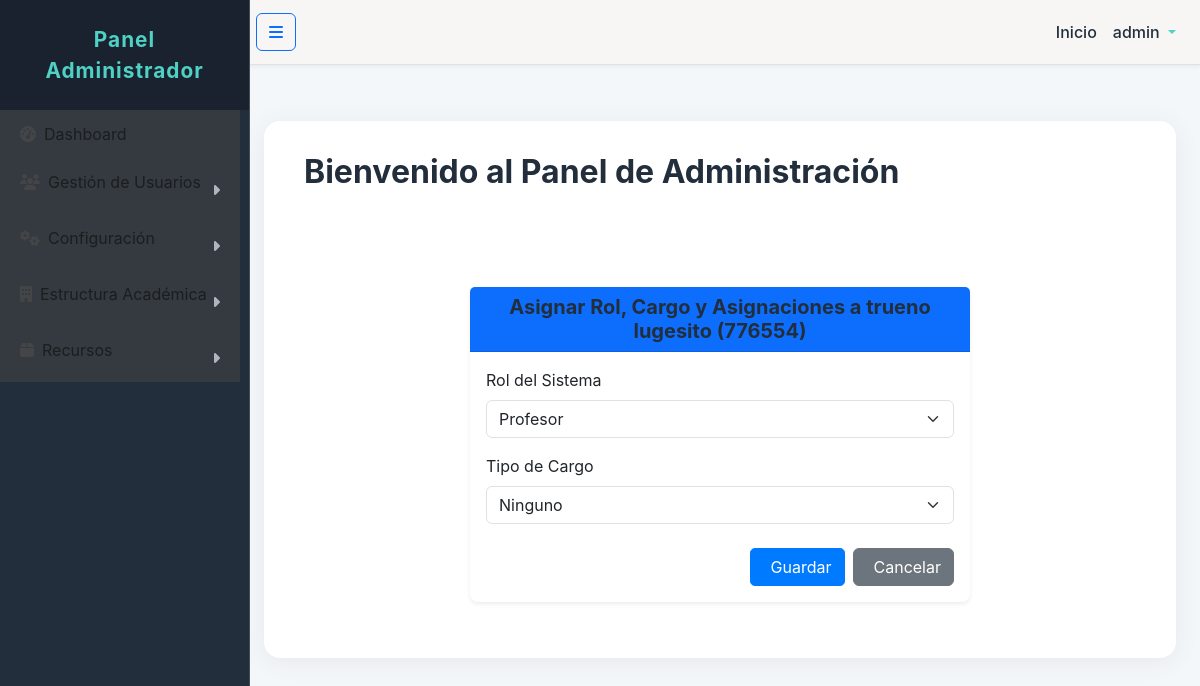
The page /administrador/asignar_rol/7/ (signed in) on the database as committed earlier.
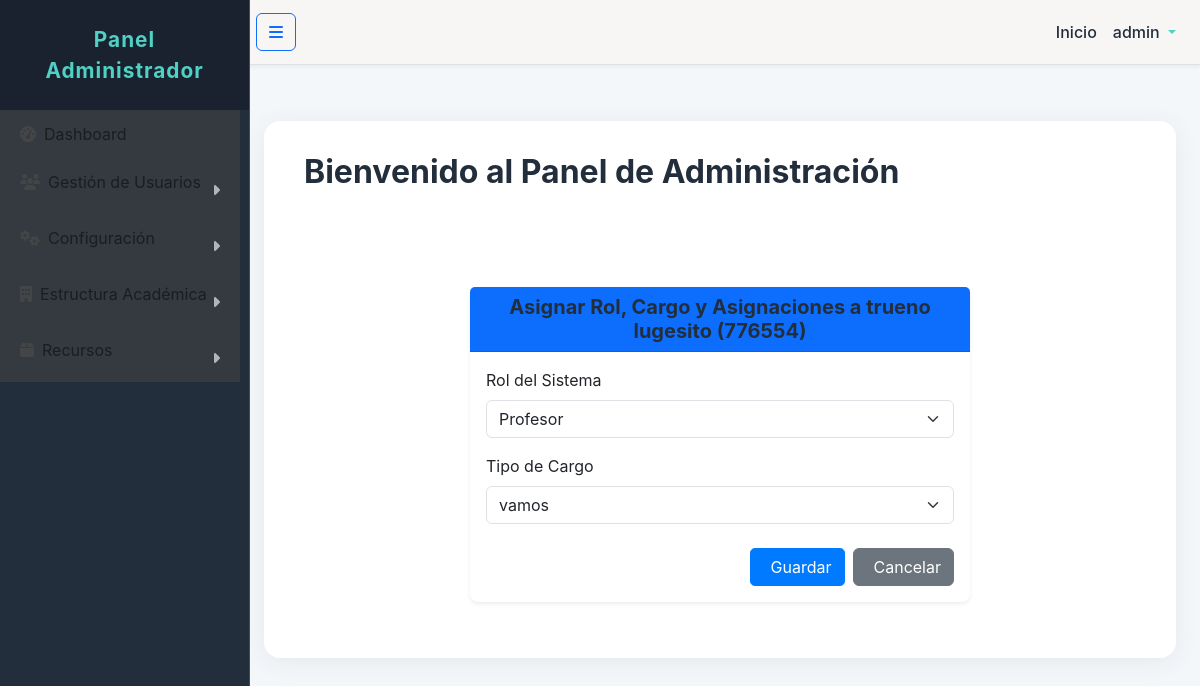
The same page on the database as committed later.
### accounts/models.py (models this page shows, shortened)
class Usuario(AbstractUser):
    ROLES = [
        ('admin', 'Administrador'),
        ('coordinador', 'Coordinador'),
        ('profesor', 'Profesor'),
        ('operativo', 'Operativo'),
        ('super_admin', 'Super Administrador'),
    ]
    rol = models.CharField("Rol del Sistema", max_length=20, choices=ROLES, default='profesor')
    cargo = models.ForeignKey(
        Cargo,
        on_delete=models.SET_NULL, # Si el Cargo se borra, este campo se pone a NULL
        null=True,
        blank=True,
        related_name='usuarios_con_este_cargo',
        verbose_name="Tipo de Cargo"
    )
    departamento_asignado = models.ForeignKey(
        Departamento,
        on_delete=models.SET_NULL,
        null=True,
        blank=True,
        related_name='jefes_coordinadores',
        verbose_name="Departamento Asignado (si aplica)"
    )
    carrera_asignada = models.ForeignKey(
        Carrera, # ESTO SIGUE APUNTANDO A TU MODELO CARRERA ACTUALIZADO
        on_delete=models.SET_NULL,
        null=True,
        blank=True,
        related_name='directores_coordinadores',
        verbose_name="Carrera Asignada (si aplica)"
    )
    cedula = models.CharField("Cédula", max_length=20, unique=True, null=True, blank=True)
    telefono_movil = models.CharField("Teléfono Móvil", max_length=15, blank=True, null=True)
    class Meta:
        verbose_name = "Usuario"
        verbose_name_plural = "Usuarios"
    @property
    def is_coordinador(self):
        return self.rol == 'coordinador'
    def has_permission(self, permission_name, obj=None):
        if self.is_superuser:
            return True

### administrador/views.py (the view, shortened to what this page needs)
# urls.py: path('asignar_rol/<int:user_id>/', views.asignar_rol, name='asignar_rol'),
@login_required
@user_passes_test(lambda u: u.has_permission(PERMISSIONS.MANAGE_USERS))
def asignar_rol(request, user_id):
    user_to_edit = get_object_or_404(User, pk=user_id)
    if request.user.pk == user_to_edit.pk and not request.user.is_superuser:
        messages.error(request, "No puedes modificar tu propio rol, cargo o asignaciones. Contacta a un superadministrador.")
        return redirect('administrador:usuarios_aprobados')
    if user_to_edit.is_superuser and not request.user.is_superuser:
        messages.error(request, "No tienes permiso para modificar la cuenta de un superusuario.")
        return redirect('administrador:usuarios_aprobados')
    if (user_to_edit.rol == 'super_admin' or user_to_edit.rol == 'admin') and \
    not (request.user.is_super_admin_rol or request.user.is_superuser):
        messages.error(request, "No tienes permiso para modificar a un usuario con rol de administración.")
        return redirect('administrador:usuarios_aprobados')
    if not (request.user.is_superuser or request.user.is_super_admin_rol or request.user.is_admin_rol or request.user.is_coordinador):
        messages.error(request, "No tienes permisos suficientes para editar usuarios.")
        return redirect('administrador:usuarios_aprobados')
    original_rol = user_to_edit.rol
    original_cargo = user_to_edit.cargo # Esto es un objeto Cargo
    original_departamento = user_to_edit.departamento_asignado # Esto es un objeto Departamento
    original_carrera = user_to_edit.carrera_asignada # Esto es un objeto Carrera
    form = UserRoleCargoForm(instance=user_to_edit) # Instancia el formulario
    return render(
        request,
        'asignar_rol.html',
        {
            'user_to_edit': user_to_edit,
            'form': form,
        }
    )

### administrador/forms.py (shortened to what this page needs)
class UserRoleCargoForm(forms.ModelForm):
    cargo = forms.ModelChoiceField(
        queryset=Cargo.objects.all().order_by('nombre'),
        required=False, # Puede ser nulo
        label="Tipo de Cargo",
        widget=forms.Select(attrs={'class': 'form-select'})
    )
    departamento_asignado = forms.ModelChoiceField(
        queryset=Departamento.objects.all().order_by('nombre'),
        required=False, # Puede ser nulo
        label="Departamento Asignado",
        widget=forms.Select(attrs={'class': 'form-select'})
    )
    carrera_asignada = forms.ModelChoiceField(
        queryset=Carrera.objects.all().order_by('nombre'),
        required=False, # Puede ser nulo
        label="Carrera Asignada",
        widget=forms.Select(attrs={'class': 'form-select'})
    )
    class Meta:
        model = CustomUser # Tu modelo de usuario personalizado
        fields = ['rol', 'cargo', 'departamento_asignado', 'carrera_asignada']
        widgets = {
            'rol': forms.Select(attrs={'class': 'form-select'}),
        }

### accounts/models.py (called while the page is built)
    def __str__(self):
        return self.nombre

### programacion/models.py (called while the page is built)
    def __str__(self):
        return f"{self.nombre} ({self.facultad.nombre})"

### administrador/templates/asignar_rol.html (shortened to what this page needs)
{% extends "panel_administrador.html" %}
{% load widget_tweaks %}
{% block content_admin_panel %}
<div class="container mt-5 pt-5">
    <div class="card shadow-sm mx-auto" style="max-width: 500px;">
        <div class="card-header bg-primary text-white text-center">
            <h2 class="h5 mb-0">Asignar Rol, Cargo y Asignaciones a {{ user_to_edit.get_full_name }} ({{ user_to_edit.username }})</h2>
        </div>
        <div class="card-body">
            <form method="post" id="asignarRolForm" class="space-y-4">
                <div class="mb-3">
                    <label for="{{ form.rol.id_for_label }}" class="form-label">{{ form.rol.label }}</label>
                    {{ form.rol|add_class:"form-select" }}
                </div>
                <div class="mb-3">
                    <label for="{{ form.cargo.id_for_label }}" class="form-label">{{ form.cargo.label }}</label>
                    {{ form.cargo|add_class:"form-select" }}
                </div>
                <div class="d-flex justify-content-end gap-2 mt-4">
                    <button type="submit" class="btn btn-primary">
                         Guardar
                    </button>
                    <a href="{% url 'administrador:usuarios_aprobados' %}" class="btn btn-secondary">
                         Cancelar
                    </a>
                </div>
            </form>
        </div>
    </div>
</div>
{% endblock content_admin_panel %}

Rows that differ between the two databases and show on the page:
changed Usuario "trueno lugesito": cargo "Ninguno" → "vamos"
